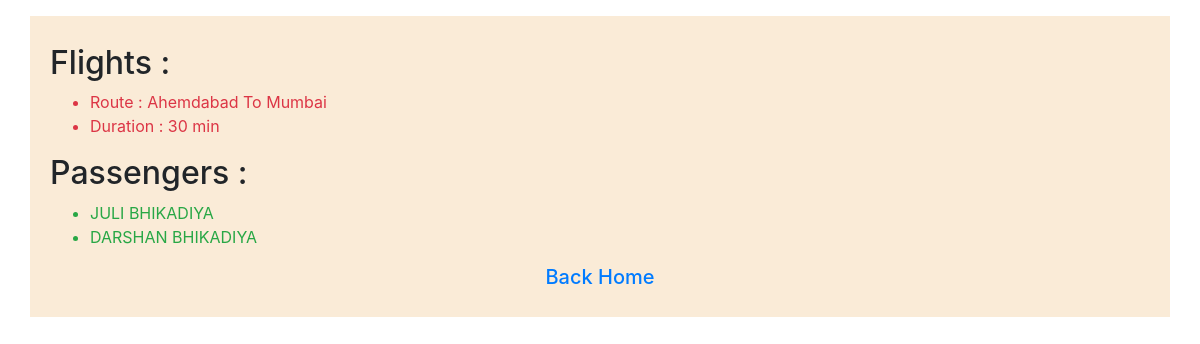
Page /gflight/4 on the committed database.
### models.py (models this page shows)
class Flight(db.Model):
    __tablename__ = "flights"
    id = db.Column(db.Integer, primary_key = True)
    origin = db.Column(db.String, nullable = False)
    destination = db.Column(db.String, nullable = False)
    duration = db.Column(db.Integer, nullable = False)

class Passenger(db.Model):
    __tablename__ = "passengers"
    id = db.Column(db.Integer, primary_key = True)
    name = db.Column(db.String, nullable = False)
    flight_id = db.Column(db.Integer, db.ForeignKey("flights.id"), nullable = False)

### Application.py (the view)
@app.route('/gflight/<id_>')
def getFlight(id_):
    id_ = int(id_)
    flight = Flight.query.get(id_)
    if flight is not None:
        passenger = Passenger.query.filter_by(flight_id = id_).all()
        return render_template('getFlights.html',flight=flight,passengers=passenger)
    else:
        return render_template('error.html',error=["Flight is not exists!!"],success=[],curl=url_for('addFlight'))

### templates/getFlights.html (shortened to what this page needs)
{% extends 'masterLayouts.html' %}
{% block body %}
    <h2>Flights : </h2>
    <ul class="text-danger">
        <li>Route : {{ flight.origin }} To {{ flight.destination }}</li>
        <li>Duration : {{ flight.duration }} min</li>
    </ul>
    <h2>Passengers : </h2>
    {% if passengers|length != 0 %}
    <ul class="text-success">
        {% for passenger in passengers %}
            <li>{{ passenger.name }}</li>
        {% endfor %}
    </ul>
    {% else %}
        <kbd>Passengers not found!!</kbd>
    {% endif %}
{% endblock %}
{% block plink %}<a href="{{ url_for('addFlight') }}">Back</a>{% endblock %}
{% block gotohome %}<a href="{{ url_for('index') }}">Home</a>{% endblock %}

### rows in the picture
Flight: origin "Ahemdabad", destination "Mumbai", duration "30"
Passenger: name "JULI BHIKADIYA"
Passenger: name "DARSHAN BHIKADIYA"
